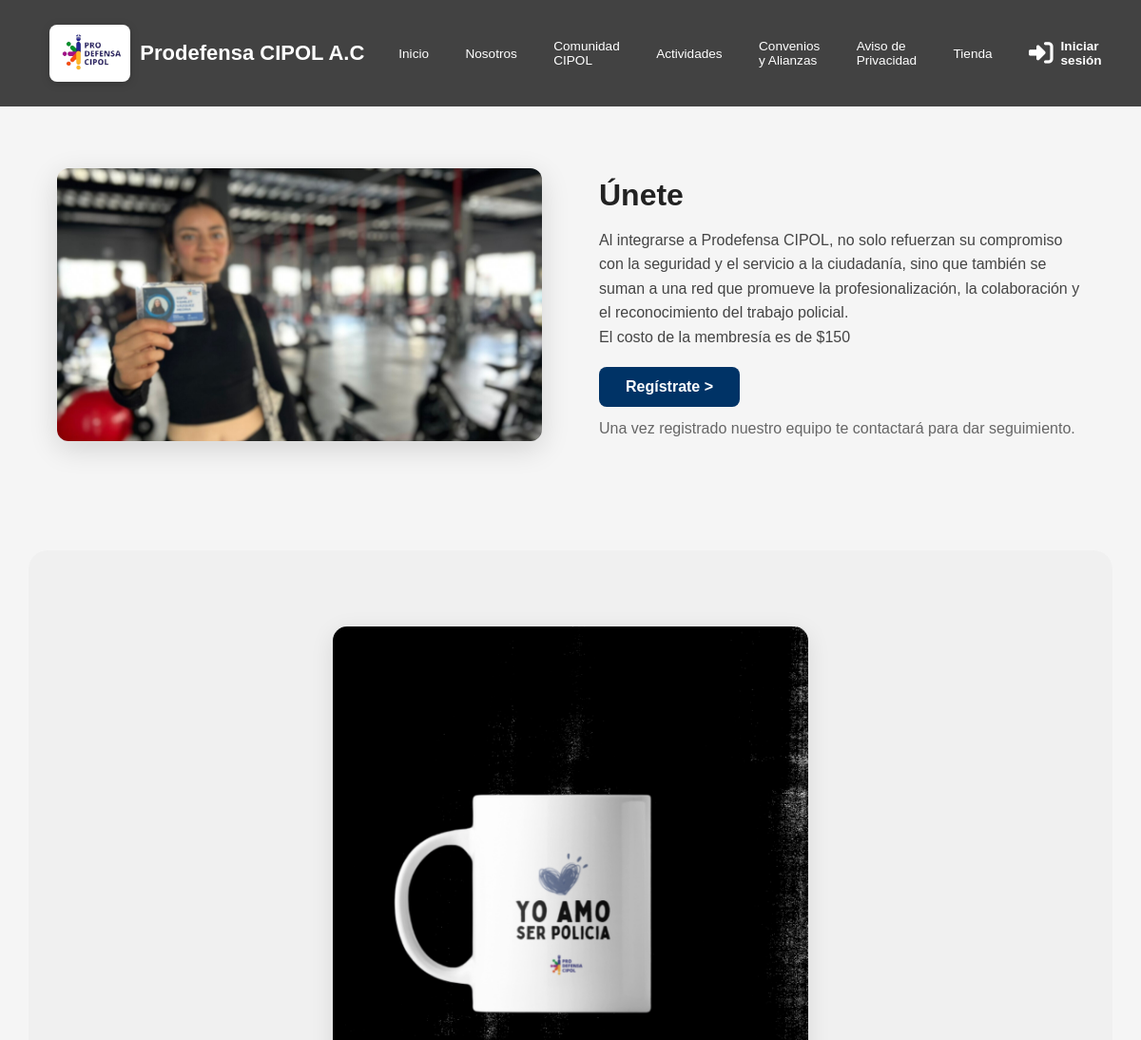
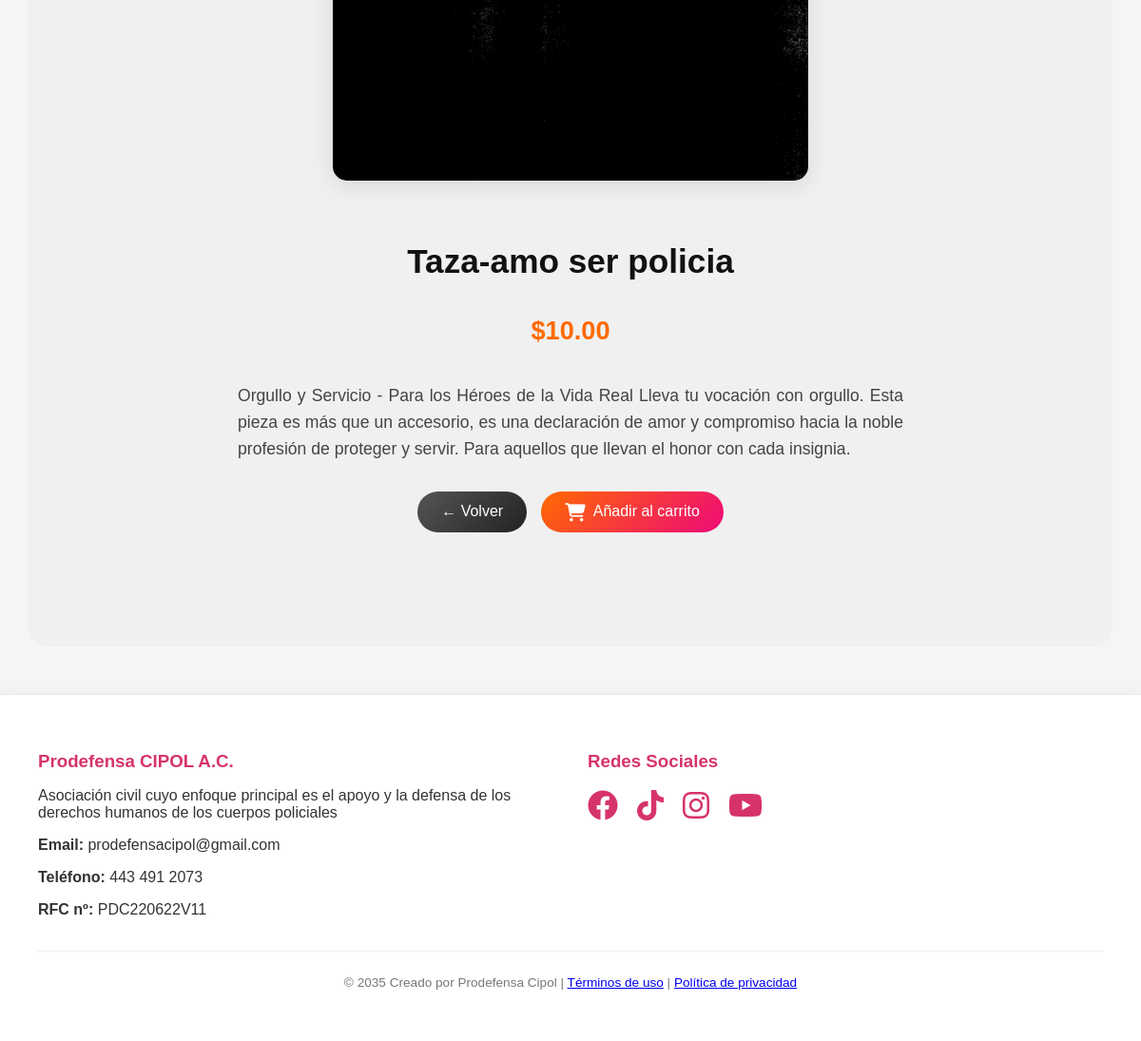
Page /tienda/1/ on the committed database (2 pictures, top to bottom).
### tienda/models.py (models this page shows, shortened)
class Producto(models.Model):
    nombre = models.CharField(max_length=100)
    descripcion = models.TextField(blank=True, null=True)
    precio = models.DecimalField(max_digits=10, decimal_places=2)
    imagen = models.ImageField(upload_to='productos/', blank=True, null=True)
    disponible = models.BooleanField(default=True)
    fecha_creacion = models.DateTimeField(auto_now_add=True)

### tienda/views.py (the view)
# urls.py: path('<int:producto_id>/', views.detalle_producto, name='detalle_producto'),
def detalle_producto(request, producto_id):
    producto = get_object_or_404(Producto, id=producto_id)
    return render(request, 'tienda/detalle_producto.html', {'producto': producto})

### tienda/templates/tienda/detalle_producto.html (shortened to what this page needs)
{% extends "inicio/home.html" %}
{% block contenido %}
<div class="detalle-section">
  {% if producto.imagen %}
    <img src="{{ producto.imagen.url }}" class="detalle-img" alt="{{ producto.nombre }}">
  {% endif %}
  <h3 class="detalle-nombre">{{ producto.nombre }}</h3>
  <p class="detalle-precio">${{ producto.precio }}</p>
  <p class="detalle-descripcion">{{ producto.descripcion }}</p>
  <div class="btn-group">
    <div class="btn-group">
    <a href="{% url 'tienda' %}" class="btn-volver">← Volver</a>
    <a href="{% url 'agregar_al_carrito' producto.id %}" class="btn-carrito">
        <i class="fas fa-shopping-cart"></i> Añadir al carrito
    </a>
</div>
</div>
<link rel="stylesheet" href="https://cdnjs.cloudflare.com/ajax/libs/font-awesome/6.4.0/css/all.min.css">
{% endblock %}

### inicio/templates/inicio/home.html (style rules this page uses)
* { box-sizing: border-box; }
html, body { height: 100%; }
body { font-family: Arial, sans-serif; margin: 0; padding: 0; background-color: #f5f5f5; display: flex; flex-direction: column; min-height: 100vh; color: #222; -webkit-font-smoothing: antialiased; }

### tienda/templates/tienda/detalle_producto.html (style rules this page uses)
.detalle-section { background: #f0f0f0; padding: 80px 20px; border-radius: 20px; width: 95%; margin: 50px auto; display: flex; flex-direction: column; align-items: center; }
.detalle-img { width: 100%; max-width: 500px; border-radius: 15px; object-fit: cover; margin-bottom: 30px; box-shadow: 0 6px 25px rgba(0,0,0,0.1); transition: transform 0.3s ease; }
.detalle-nombre { font-size: 2.2rem; font-weight: 700; color: #111; text-align: center; margin-bottom: 10px; }
.detalle-precio { color: #ff6a00; font-size: 1.7rem; font-weight: 600; margin-bottom: 20px; text-align: center; }
.detalle-descripcion { font-size: 1.1rem; color: #444; line-height: 1.6; text-align: justify; max-width: 700px; margin-bottom: 30px; }
.btn-group { display: flex; gap: 15px; flex-wrap: wrap; justify-content: center; margin-bottom: 20px; }
.btn-volver, .btn-carrito { display: flex; align-items: center; gap: 8px; border: none; border-radius: 30px; padding: 12px 25px; font-weight: 500; font-size: 1rem; cursor: pointer; transition: all 0.3s ease; text-decoration: none; color: #fff; }
.btn-volver { background: linear-gradient(135deg, #555, #222); }
.btn-carrito { background: linear-gradient(135deg, #ff6a00, #ee0979); }
.btn-carrito i { font-size: 1.2rem; }

### rows in the picture
Producto: imagen (picture), nombre "Taza-amo ser policia", precio "10.00", descripcion "Orgullo y Servicio - Para los Héroes de la Vida Real Lleva tu vocación con orgullo. Esta pieza es más que un accesorio, es una declaración de amor y compromiso hacia la noble profesión de proteger y servir. Para aquellos que llevan el honor con cada insignia."
